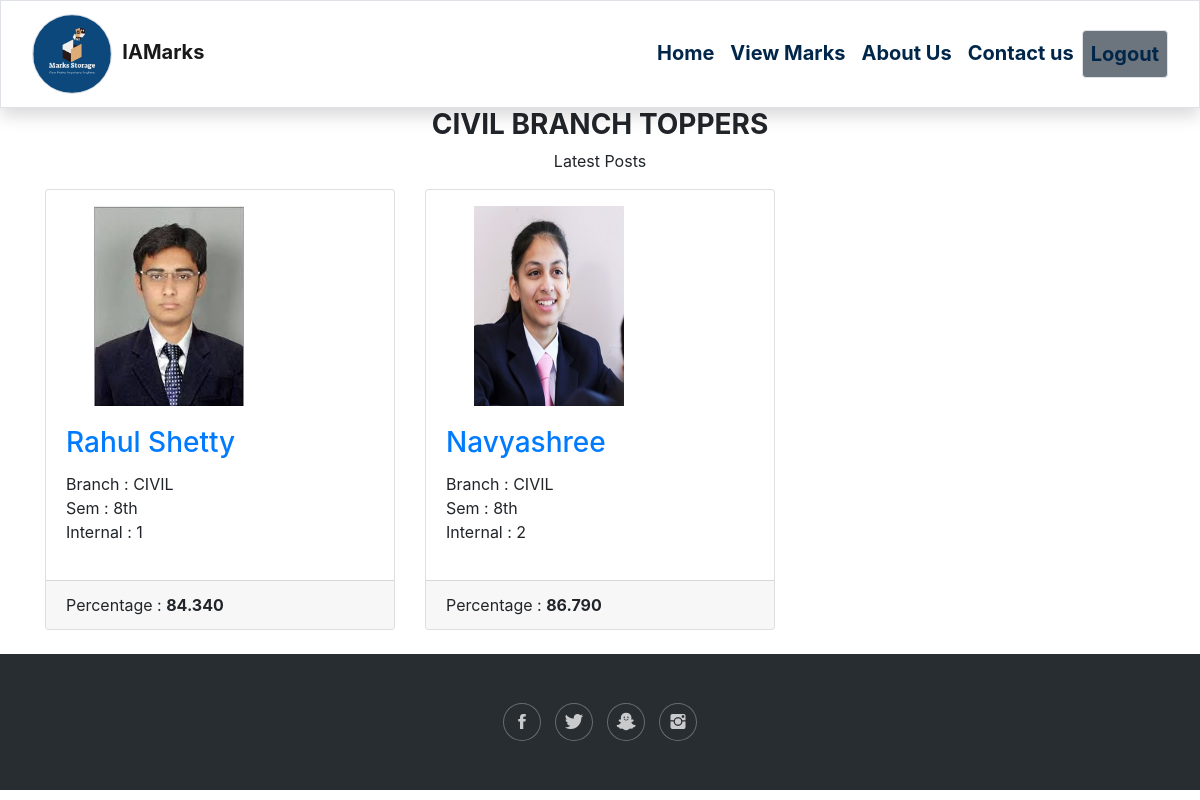
Screenshot of /student/civiltoppers with the database file from the repository.
### student/models.py (models this page shows, shortened)
class CivilTopper(models.Model):
    sno=models.AutoField(primary_key=True)
    name=models.CharField(max_length=50)
    branch=models.CharField(max_length=20)
    sem=models.CharField(max_length=10)
    Internal=models.IntegerField()
    percentage=models.DecimalField(max_digits=6,decimal_places=3)
    img=models.ImageField(upload_to='toppersspic',blank=True,null=True)
    timeStamp=models.DateTimeField(blank=True)

### student/views.py (the view)
# urls.py: path('civiltoppers',views.civiltoppers,name="civiltoppers"),
def civiltoppers(request):
    posts=CivilTopper.objects.all()
    context={'posts':posts}
    return render(request,'student/civiltoppers.html',context)

### student/templates/student/civiltoppers.html (shortened to what this page needs)
{% extends 'student/stud_basic.html' %}
{% load static %}
{% block body %}
 <section id="blog" class="blog-mf sect-pt4 route">
      <div class="container">
        <div class="row">
          <div class="col-sm-12">
            <div class="title-box text-center">
              <h3 class="title">
              <b>CIVIL BRANCH TOPPERS </b>
              </h3>
              <p class="subtitle-a">
               Latest Posts
              </p>
            </div>
          </div>
        </div>
        <div class="row">
         {% for  post in posts %}
          <div class="col-md-4">
            <div class="card card-blog">
              <div class="card-img mt-3 mx-5">
                <a href="{{post.img.url}}"><img src="{{post.img.url}}" alt="" class="img" height="200px" width="150px"></a>
              </div>
              <div class="card-body">
                <h3 class="card-title"><a href="blog-single.html">{{post.name}}</a></h3>
                <p class="card-description">
                  Branch : {{post.branch}}<br>
                  Sem : {{post.sem}}<br>
                  Internal : {{post.Internal}}
                </p>
              </div>
              <div class="card-footer">
                <div class="post-author">
                    <span class="author">Percentage : <b>{{post.percentage}}</b></span>
                </div>
              </div>
            </div>
          </div>
          <br>
          {% endfor %}
        </div>
      </div>
    </section>
{% endblock body %}

### rows the page displays
CivilTopper: img (picture), name "Rahul Shetty", branch "CIVIL", sem "8th", Internal "1", percentage "84.340"
CivilTopper: img (picture), name "Navyashree", branch "CIVIL", sem "8th", Internal "2", percentage "86.790"
